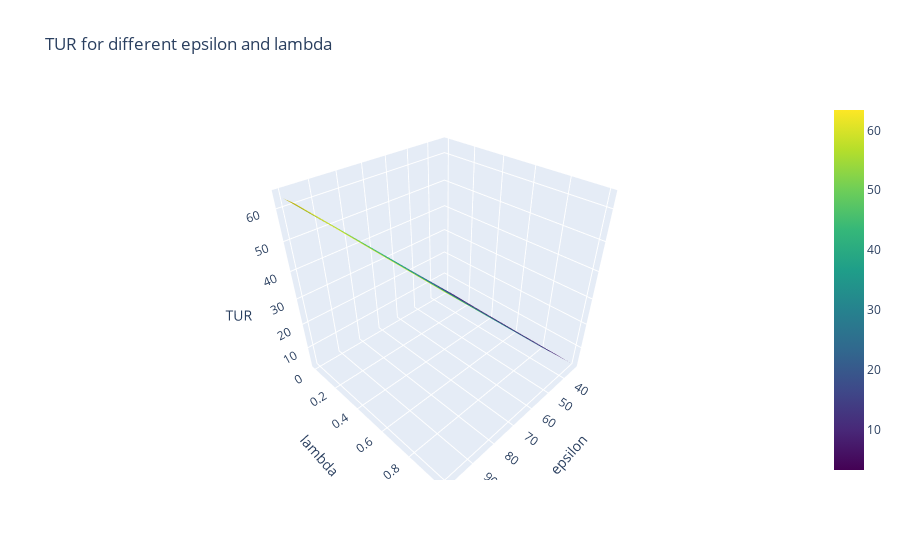

The notebook cell this image was saved under:
### Code cell
#3D - plot

Epsilon, Lamda = np.meshgrid(epsilons, lamdas)    # Create a 2D grid

# Plot the surface
fig = plt.figure(figsize=(8, 6))
ax = fig.add_subplot(111, projection='3d')
ax.plot_surface(Epsilon, Lamda, TUR, cmap='viridis')

# Labels
ax.set_xlabel('epsilon')
ax.set_ylabel('lambda')
ax.set_zlabel('TUR')
ax.set_title('TUR for different epsilon and lambda')
#ax.set_xlim(160, 200)
##ax.set_zlim(0, 200)
#ax.view_init(elev=-90, azim=120)
ax.view_init(azim=-110)

plt.show()

# Create interactive 3D surface plot
fig = go.Figure(data=[go.Surface(z=TUR, x=Epsilon, y=Lamda, colorscale="viridis")])

# Labels
fig.update_layout(
    title="TUR for different epsilon and lambda",
    scene=dict(
        xaxis_title="epsilon",
        yaxis_title="lambda",
        zaxis_title="TUR"
        #xaxis=dict(title="epsilon", range=[160, 200]),  # X-axis limits
        #yaxis=dict(title="lambda", range=[0, 1]),  # Y-axis limits
        #zaxis=dict(title="T", range=[0, 200])  # Z-axis remains auto-scaled
    )
)

# Show the interactive plot
fig.show()

### Figure 1 — Plotly figure (JSON) as saved in the notebook; plotly's stock layout.template omitted (floating-point values rounded to 4 significant figures)
{"data": [{"colorscale": [[0, "#440154"], [0.1111, "#482878"], [0.2222, "#3e4989"], [0.3333, "#31688e"], [0.4444, "#26828e"], [0.5556, "#1f9e89"], [0.6667, "#35b779"], [0.7778, "#6ece58"], [0.8889, "#b5de2b"], [1, "#fde725"]], "type": "surface", "x": [[-100.0, -77.78, -55.56, -33.33, -11.11, 11.11, 33.33, 55.56, 77.78, 100.0], [-100.0, -77.78, -55.56, -33.33, -11.11, 11.11, 33.33, 55.56, 77.78, 100.0], [-100.0, -77.78, -55.56, -33.33, -11.11, 11.11, 33.33, 55.56, 77.78, 100.0], [-100.0, -77.78, -55.56, -33.33, -11.11, 11.11, 33.33, 55.56, 77.78, 100.0], [-100.0, -77.78, -55.56, -33.33, -11.11, 11.11, 33.33, 55.56, 77.78, 100.0], [-100.0, -77.78, -55.56, -33.33, -11.11, 11.11, 33.33, 55.56, 77.78, 100.0], [-100.0, -77.78, -55.56, -33.33, -11.11, 11.11, 33.33, 55.56, 77.78, 100.0], [-100.0, -77.78, -55.56, -33.33, -11.11, 11.11, 33.33, 55.56, 77.78, 100.0], [-100.0, -77.78, -55.56, -33.33, -11.11, 11.11, 33.33, 55.56, 77.78, 100.0], [-100.0, -77.78, -55.56, -33.33, -11.11, 11.11, 33.33, 55.56, 77.78, 100.0], [-100.0, -77.78, -55.56, -33.33, -11.11, 11.11, 33.33, 55.56, 77.78, 100.0], [-100.0, -77.78, -55.56, -33.33, -11.11, 11.11, 33.33, 55.56, 77.78, 100.0]], "y": [[0.0, 0.0, 0.0, 0.0, 0.0, 0.0, 0.0, 0.0, 0.0, 0.0], [0.09091, 0.09091, 0.09091, 0.09091, 0.09091, 0.09091, 0.09091, 0.09091, 0.09091, 0.09091], [0.1818, 0.1818, 0.1818, 0.1818, 0.1818, 0.1818, 0.1818, 0.1818, 0.1818, 0.1818], [0.2727, 0.2727, 0.2727, 0.2727, 0.2727, 0.2727, 0.2727, 0.2727, 0.2727, 0.2727], [0.3636, 0.3636, 0.3636, 0.3636, 0.3636, 0.3636, 0.3636, 0.3636, 0.3636, 0.3636], [0.4545, 0.4545, 0.4545, 0.4545, 0.4545, 0.4545, 0.4545, 0.4545, 0.4545, 0.4545], [0.5455, 0.5455, 0.5455, 0.5455, 0.5455, 0.5455, 0.5455, 0.5455, 0.5455, 0.5455], [0.6364, 0.6364, 0.6364, 0.6364, 0.6364, 0.6364, 0.6364, 0.6364, 0.6364, 0.6364], [0.7273, 0.7273, 0.7273, 0.7273, 0.7273, 0.7273, 0.7273, 0.7273, 0.7273, 0.7273], [0.8182, 0.8182, 0.8182, 0.8182, 0.8182, 0.8182, 0.8182, 0.8182, 0.8182, 0.8182], [0.9091, 0.9091, 0.9091, 0.9091, 0.9091, 0.9091, 0.9091, 0.9091, 0.9091, 0.9091], [1.0, 1.0, 1.0, 1.0, 1.0, 1.0, 1.0, 1.0, 1.0, 1.0]], "z": [[NaN, NaN, NaN, NaN, NaN, NaN, 3.3, 22.91, 42.92, 62.92], [NaN, NaN, NaN, NaN, NaN, NaN, 3.64, 23.41, 43.41, 63.41], [NaN, NaN, NaN, NaN, NaN, NaN, 3.557, 23.28, 43.28, 63.28], [NaN, NaN, NaN, NaN, NaN, NaN, 3.465, 23.14, 43.15, 63.15], [NaN, NaN, NaN, NaN, NaN, NaN, 3.405, 23.06, 43.07, 63.07], [NaN, NaN, NaN, NaN, NaN, NaN, 3.367, 23.01, 43.02, 63.02], [NaN, NaN, NaN, NaN, NaN, NaN, 3.342, 22.98, 42.99, 62.99], [NaN, NaN, NaN, NaN, NaN, NaN, 3.325, 22.96, 42.97, 62.97], [NaN, NaN, NaN, NaN, NaN, NaN, 3.314, 22.94, 42.95, 62.95], [NaN, NaN, NaN, NaN, NaN, NaN, 3.305, 22.93, 42.94, 62.94], [NaN, NaN, NaN, NaN, NaN, NaN, 3.298, 22.92, 42.93, 62.93], [NaN, NaN, NaN, NaN, NaN, NaN, 3.292, 22.91, 42.92, 62.93]]}], "layout": {"scene": {"xaxis": {"title": {"text": "epsilon"}}, "yaxis": {"title": {"text": "lambda"}}, "zaxis": {"title": {"text": "TUR"}}}, "title": {"text": "TUR for different epsilon and lambda"}}}
